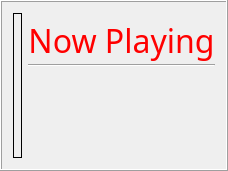
        <widget class="QFrame" name="frameNowPlaying">
         <property name="sizePolicy">
          <sizepolicy hsizetype="Expanding" vsizetype="Expanding">
           <horstretch>0</horstretch>
           <verstretch>0</verstretch>
          </sizepolicy>
         </property>
         <property name="frameShape">
          <enum>QFrame::Box</enum>
         </property>
         <property name="frameShadow">
          <enum>QFrame::Raised</enum>
         </property>
         <layout class="QHBoxLayout" name="horizontalLayout_2" stretch="7,13">
          <item>
           <widget class="QLabel" name="lblCurrTrackArt">
            <property name="sizePolicy">
             <sizepolicy hsizetype="Preferred" vsizetype="Preferred">
              <horstretch>0</horstretch>
              <verstretch>0</verstretch>
             </sizepolicy>
            </property>
            <property name="baseSize">
             <size>
              <width>146</width>
              <height>169</height>
             </size>
            </property>
            <property name="frameShape">
             <enum>QFrame::Box</enum>
            </property>
            <property name="text">
             <string/>
            </property>
            <property name="scaledContents">
             <bool>true</bool>
            </property>
            <property name="alignment">
             <set>Qt::AlignLeading|Qt::AlignLeft|Qt::AlignVCenter</set>
            </property>
           </widget>
          </item>
          <item>
           <layout class="QVBoxLayout" name="verticalLayout_2">
            <property name="spacing">
             <number>1</number>
            </property>
            <property name="sizeConstraint">
             <enum>QLayout::SetNoConstraint</enum>
            </property>
            <property name="leftMargin">
             <number>0</number>
            </property>
            <property name="topMargin">
             <number>5</number>
            </property>
            <property name="rightMargin">
             <number>0</number>
            </property>
            <property name="bottomMargin">
             <number>5</number>
            </property>
            <item>
             <widget class="QLabel" name="label_2">
              <property name="sizePolicy">
               <sizepolicy hsizetype="Expanding" vsizetype="Preferred">
                <horstretch>0</horstretch>
                <verstretch>0</verstretch>
               </sizepolicy>
              </property>
              <property name="palette">
               <palette>
                <active>
                 <colorrole role="WindowText">
                  <brush brushstyle="SolidPattern">
                   <color alpha="255">
                    <red>255</red>
                    <green>0</green>
                    <blue>0</blue>
                   </color>
                  </brush>
                 </colorrole>
                </active>
                <inactive>
                 <colorrole role="WindowText">
                  <brush brushstyle="SolidPattern">
                   <color alpha="255">
                    <red>255</red>
                    <green>0</green>
                    <blue>0</blue>
                   </color>
                  </brush>
                 </colorrole>
                </inactive>
                <disabled>
                 <colorrole role="WindowText">
                  <brush brushstyle="SolidPattern">
                   <color alpha="255">
                    <red>133</red>
                    <green>131</green>
                    <blue>127</blue>
                   </color>
                  </brush>
                 </colorrole>
                </disabled>
               </palette>
              </property>
              <property name="font">
               <font>
                <family>Digital-7</family>
                <pointsize>24</pointsize>
               </font>
              </property>
              <property name="text">
               <string>Now Playing</string>
              </property>
              <property name="alignment">
               <set>Qt::AlignCenter</set>
              </property>
             </widget>
            </item>
            <item>
             <widget class="Line" name="line_2">
              <property name="sizePolicy">
               <sizepolicy hsizetype="Expanding" vsizetype="Fixed">
                <horstretch>0</horstretch>
                <verstretch>0</verstretch>
               </sizepolicy>
              </property>
              <property name="orientation">
               <enum>Qt::Horizontal</enum>
              </property>
             </widget>
            </item>
            <item>
             <widget class="QLabel" name="lblCurrArtist">
              <property name="sizePolicy">
               <sizepolicy hsizetype="Expanding" vsizetype="Preferred">
                <horstretch>0</horstretch>
                <verstretch>0</verstretch>
               </sizepolicy>
              </property>
              <property name="font">
               <font>
                <family>Bitstream Charter</family>
                <pointsize>16</pointsize>
                <weight>75</weight>
                <bold>true</bold>
               </font>
              </property>
              <property name="text">
               <string/>
              </property>
              <property name="alignment">
               <set>Qt::AlignCenter</set>
              </property>
              <property name="wordWrap">
               <bool>true</bool>
              </property>
             </widget>
            </item>
            <item>
             <widget class="QLabel" name="lblCurrTrackName">
              <property name="sizePolicy">
               <sizepolicy hsizetype="Expanding" vsizetype="Preferred">
                <horstretch>0</horstretch>
                <verstretch>0</verstretch>
               </sizepolicy>
              </property>
              <property name="font">
               <font>
                <family>Bitstream Charter</family>
                <pointsize>12</pointsize>
                <weight>75</weight>
                <bold>true</bold>
               </font>
              </property>
              <property name="text">
               <string/>
              </property>
              <property name="alignment">
               <set>Qt::AlignCenter</set>
              </property>
              <property name="wordWrap">
               <bool>true</bool>
              </property>
             </widget>
            </item>
            <item>
             <widget class="QLabel" name="lblCurrTrackData">
              <property name="sizePolicy">
               <sizepolicy hsizetype="Expanding" vsizetype="Preferred">
                <horstretch>0</horstretch>
                <verstretch>0</verstretch>
               </sizepolicy>
              </property>
              <property name="font">
               <font>
                <family>Bitstream Charter</family>
                <pointsize>12</pointsize>
                <weight>75</weight>
                <bold>true</bold>
               </font>
              </property>
              <property name="text">
               <string/>
              </property>
              <property name="alignment">
               <set>Qt::AlignCenter</set>
              </property>
              <property name="wordWrap">
               <bool>true</bool>
              </property>
             </widget>
            </item>
            <item>
             <widget class="QLabel" name="lblCurrTrackTime">
              <property name="sizePolicy">
               <sizepolicy hsizetype="Expanding" vsizetype="Preferred">
                <horstretch>0</horstretch>
                <verstretch>0</verstretch>
               </sizepolicy>
              </property>
              <property name="font">
               <font>
                <family>Bitstream Charter</family>
                <pointsize>12</pointsize>
                <weight>75</weight>
                <bold>true</bold>
               </font>
              </property>
              <property name="text">
               <string/>
              </property>
              <property name="alignment">
               <set>Qt::AlignCenter</set>
              </property>
             </widget>
            </item>
           </layout>
          </item>
         </layout>
        </widget>
